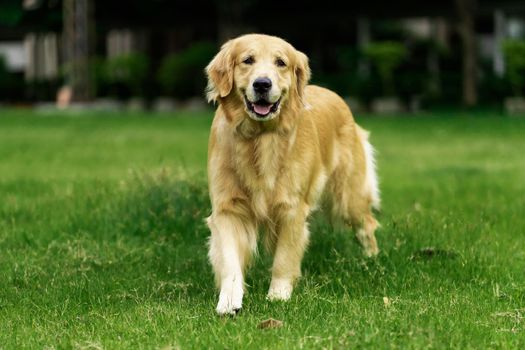
%> input picture octave_h/IMG/32_Image_Processing/img.jpg, 525 x 350 px
$ octave 32_Image_Processing.m   (GNU Octave 9; MATLAB toolbox functions it lacks are replaced by stand-ins)
%> lines starting %> are read from the running program, lines starting %| are printed output that depends on the picture
% Image processing

pkg load image

img = imread("IMG/32_Image_Processing/img.jpg");
%> img is the input picture: size 350x525x3 uint8; mean R, G, B 85.4, 105, 45.2
img = rgb2gray(img);
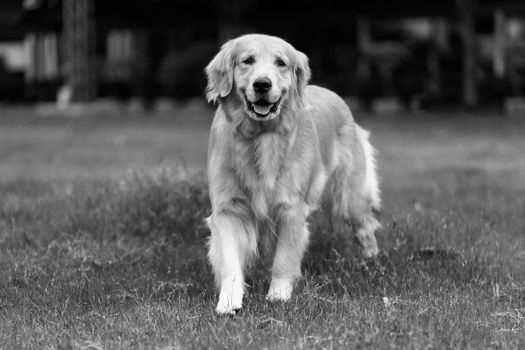
%> img: size 350x525 uint8; min 0, max 255, mean 92.3
S = conv2(img, ones(5, 5)/25, "same");
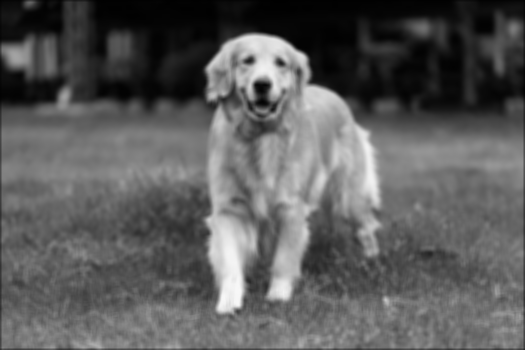
%> S: size 350x525 double; min 0.4, max 248.4, mean 91.9
[Dx, Dy] = gradient(S);
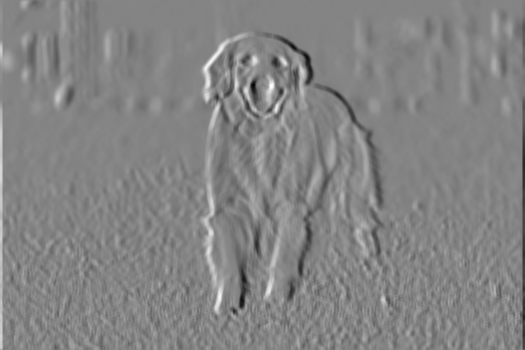
%> Dx: size 350x525 double; min -42.06, max 39.12, mean 0; drawn with min black and max white
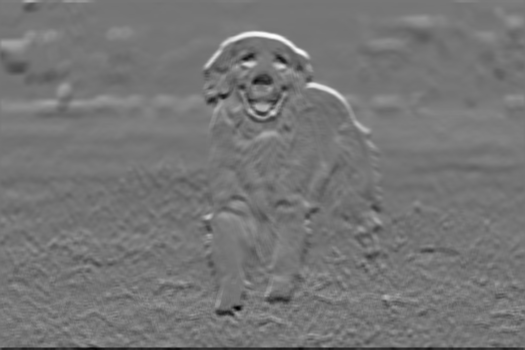
%> Dy: size 350x525 double; min -38.6, max 45.18, mean 0.2; drawn with min black and max white


img = rand(100, 100);
[row, col] = find(img > 0.99);
figure(1);
hold on;
imshow(img);
plot(col, row, "ro");
title("Plotting");
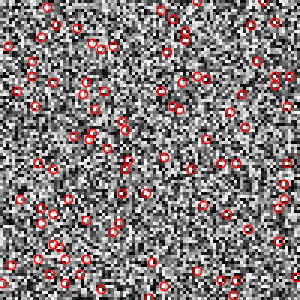
%> figure redrawn from the program's plot data; shown 3 times larger; its title reads 'Plotting'
hold off;
print("IMG/32_Image_Processing/01_plotting.png");
